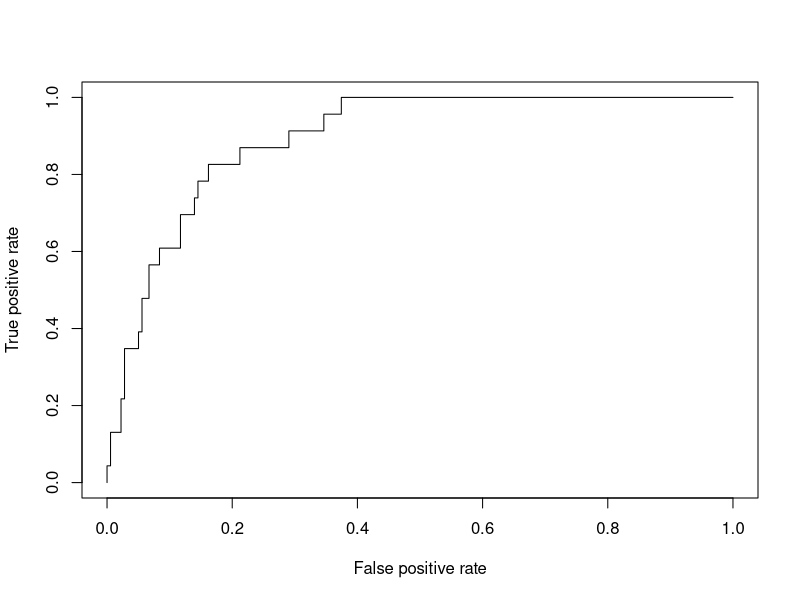

Write the R code that produced this figure.
# QUESTION 1
# A
baseballlarge <- read.csv("baseballlarge.csv")
str(baseballlarge)
# (i)
print(length(unique(baseballlarge$Team)))
# (ii)
table(baseballlarge$Year)
# (iii)
baseballlarge <- subset(baseballlarge, baseballlarge$Playoffs==1)
# (iv)
length(unique(baseballlarge$Team))
table(baseballlarge$Team)
table(baseballlarge$Year)

# B
baseballlarge$NumCompetitors <- table(baseballlarge$Year)[as.character(baseballlarge$Year)]
df <- subset(baseballlarge, baseballlarge$NumCompetitors==8)
str(df)

# C
baseballlarge$WorldSeries <- as.integer(baseballlarge$RankPlayoffs == 1)

# QUESTION 2
# A
Parole <- read.csv("Parole.csv")
str(Parole)
print(length(Parole$Male))

# B
str(subset(Parole, Parole$Violator == 1))
table(Parole$Violator)

# C
table(Parole$State)

# D
set.seed(144)
library(caTools)
split <- sample.split(Parole$Violator, SplitRatio = 0.7)
train <- subset(Parole, split == TRUE)
test <- subset(Parole, split == FALSE)

# E
model_1 <- glm(Violator~., data=train, family=binomial)
summary(model_1)

# F
odds <- exp(coef(model_1)["MultipleOffenses"])
# statement 4 is the correct answer

# G
logodds <- model_1$coef[1] + model_1$coef[2]*1 + model_1$coef[3]*1 + model_1$coef[4]*50 + model_1$coef[6] + model_1$coef[8]*3 + model_1$coef[9]*12 + model_1$coef[12]*1
logodds
odds <- exp(logodds)
odds
prob <- exp(logodds)/ (1+exp(logodds))
prob

# H
pred <- predict(model_1, newdata = test, type = "response")
pred

# I
pred_table <- table((pred > 0.5), test$Violator)
pred_table
TP <- pred_table[2,2]
TN <- pred_table[1,1]
FN <- pred_table[1,2]
FP <- pred_table[2,1]
sensitivity <- TP / (TP+FN)
sensitivity
specificity <- TN / (FP+TN)
specificity

accuracy <- sum(diag(pred_table))/sum(pred_table)
accuracy

# J
pred_table <- table((pred > 0), test$Violator)
pred_table
accuracy <- sum(diag(pred_table))/sum(pred_table)
accuracy

# K
# 2nd statement

# L
pred_table <- table((pred > 0.5), test$Violator)
pred_table
FP_rate <- FP/sum(pred_table)
FP_rate
FN_rate <- FN/sum(pred_table)
FN_rate
# 4th statement. Current model already outperforms baseline model since it is make predictions with accuracy greater than 50% 
# However, we are still able to improve the current model as there are many predictor variables which are insignificant, weakening the model. 

# M
library(ROCR)
?prediction
pred <- predict(model_1, newdata = test, type = "response")
ROCR_pred <- prediction(pred, test$Violator)
ROCR_perf <- performance(ROCR_pred,x.measure="fpr",measure="tpr")
plot(ROCR_perf)
aucperf <- performance(ROCR_pred,measure="auc")
str(aucperf)
aucperf@y.values

# N
# 1st statement is correct. 

# O
# 4th statement is correct
